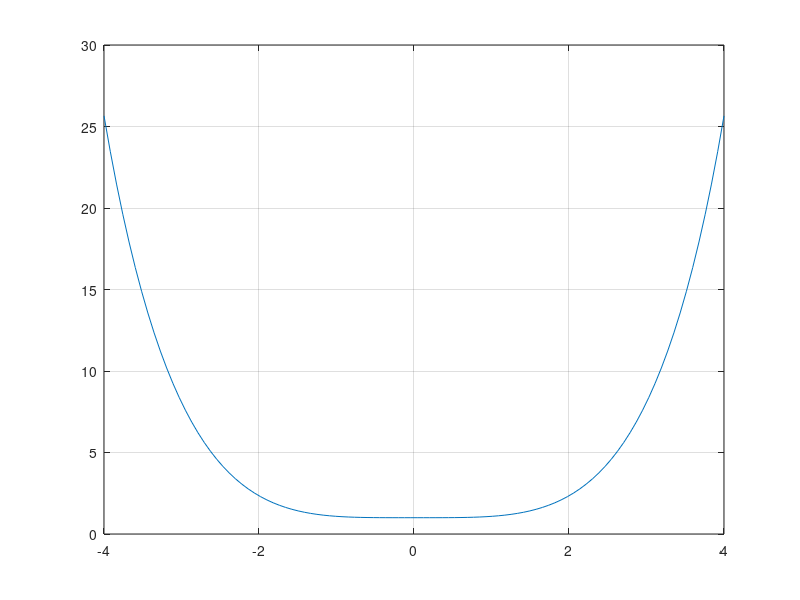

Write MATLAB code to recreate this figure. (Note: this script raises an error after producing the figure.)

% Plotting definitions
x= linspace(-4,4);
%x = -4:pi/100:4;
y = cosh(x)+cos(x)-1;
x0=0;
y0=0;

%x = logspace(-4,4);
figure;

plot(x,y);
grid on ;
%figure(1);
%loglog(x,f,'-s');


% my_newton call definitions
f = 'cosh(x)+cos(x)';
fp = 'sinh(x)-sin(x)';
my_newton(f,fp,2,10e-10,50000);
